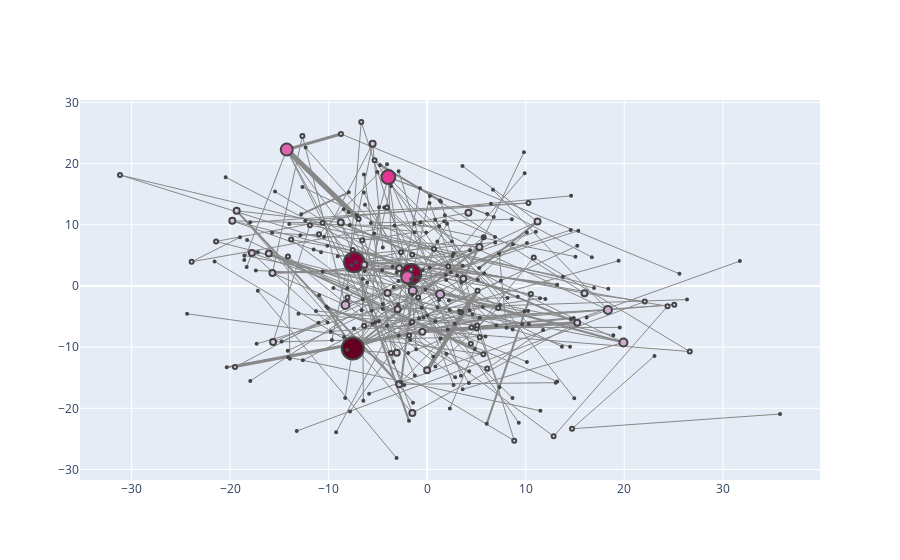

This figure's notebook cell:
### Code cell
#plotting for degCentr
configure_plotly_browser_state()
plotNetworkSizeColor(obamaGraph,degCentr)
